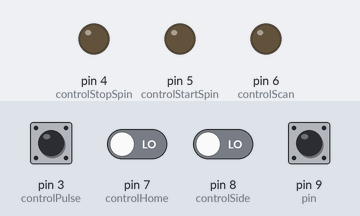
The sketch below on a simulated Arduino Uno, built with avr-gcc and run on an emulated ATmega328P. Shown: output pins drawn as LEDs (lit = HIGH). The test bench sets the inputs (shaded band); at power-on: pin 9 (pin) HIGH, pin 3 (controlPulse), pin 7 (controlHome), pin 8 (controlSide) LOW. What the sketch prints to the serial monitor is not drawn.

Above: at 1.2 s.
1.3 s: pin 9 (pin) pulled LOW for 0.15 s
At 1.42 s:
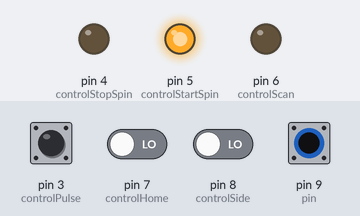
3.0 s: pin 7 (controlHome) driven HIGH
At 4.0 s:
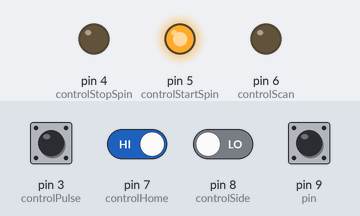
4.5 s: pin 7 (controlHome) driven LOW
At 5.4 s:
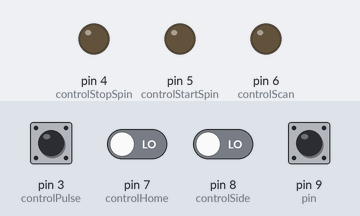
Timing chart, 0 to 7.5 s (numbered marks = the images above; inputs shaded):
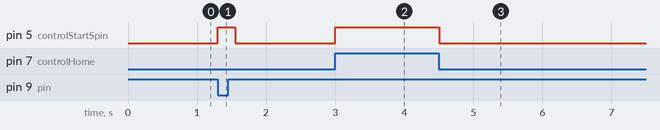

Measured:
- after the input at 1.3 s, pin 5 (controlStartSpin): LOW → HIGH at once, → LOW 0.25 s later
- after the input at 3.0 s, pin 5 (controlStartSpin): LOW → HIGH at once
- after the input at 4.5 s, pin 5 (controlStartSpin): HIGH → LOW at once

The sketch:

sketch_nov27a.ino
```cpp
//Count pulses from opto encoder on carousel until the correct record is reached
#define controlPulse 3
//Pulse to stop carosel spinning
#define controlStopSpin 4
//Take high untill home is low to start spin
#define controlStartSpin 5
//Take high to just rotate the carousel for record loading
#define controlScan 6
//Is high when the carousel is in the home position
#define controlHome 7
//Is low for side A and high for side B.
//If you want B and it's A, just do one more full rotation
#define controlSide 8
//High when a record is playing
#define pin 9
//This is a datatype that can be either "A" or "B".
enum side { A, B };
typedef enum side side;
//This is a datatype representing a record.
//It has both a side and a record number.
typedef struct {
    side side;
    int num;
} record;
int Home = 0;
int incorrectSelection = 0;//goes to one if selection is incorrect
int pulseCount = 0;//Amount of pulses on the pulse pin in one selection cycle
int currentSelection = 0;//Current record displayed on screen
int currentState = 0; //Curent state of pulse pin
int lastState = 0;//Last state of pulse pin
int errorValue = 0;//used to detect if there has been a mechanical error
//Pin Variables


void recordSelect(int id){
   /**
     * This function takes in a number assuming that:
     * * It has three digits.
     * * Its hundreds digit is 1 or 2.
     * * Its tens digit is 0-9.
     * * Its ones digit is 0-7.
     * It then returns a record corresponding to that id number.
    */
    //First, compute the digits in id:
    int digits[3];
    for (int i = 0; i < 3; i++) {
        //i % 10 always represents the ones digit of a number:
        digits[i] = id % 10;
        //Now, divide i by 10 to get rid of the last digit:
        id /= 10;
        /* This means that the next digit we add will be the digit right before the one we just added.
           Thus, digits[0] is the ones digit,
                 digits[1] is the tens digit,
             and digits[2] is the hundreds digit. */
    }

    record recordFromId;
    //This sets the side to A if the hundreds digit is 1 and B otherwise.
    recordFromId.side = (digits[2] == 1) ? A : B;
    //This sets the record number to the ones digit times 10 plus the tens digit.
    recordFromId.num = digits[0]*10+digits[1]+1;
    Serial.print(recordFromId.side);
    Serial.print(recordFromId.num);
  digitalWrite(controlStartSpin, HIGH);
  delay(250);
  if (((recordFromId.side == 0) && (digitalRead(controlSide) == HIGH)) || ((recordFromId.side == 1) && (digitalRead(controlSide) == LOW))){

     while(digitalRead(controlHome) == 1);{
      Serial.print("1");
     }
      digitalWrite(controlStartSpin, LOW);
      Serial.print(digitalRead(controlHome));
     while(digitalRead(controlHome) == 0);{
        Serial.print("2");
      }
  }
  digitalWrite(controlStartSpin, HIGH);
  Serial.print("3");
     while(digitalRead(controlHome) == 1);{                        //need to change so that you can select a record at any time and so that you can add money at any time
        delay(10);
        ++errorValue;
        Serial.print("4");
     }
       digitalWrite(controlStartSpin, LOW);
       errorValue = 0;
  while(recordFromId.num != pulseCount){
    currentState = digitalRead(controlPulse);
    if((currentState != lastState) && (currentState == 1)){
      ++pulseCount;
      delay(10);
      Serial.print(pulseCount);
    }
    lastState = currentState;
  }
  digitalWrite(controlStopSpin, HIGH);
  delay(50);
  digitalWrite(controlStopSpin, LOW);
  pulseCount = 0;
}
void setup() {
  // put your setup code here, to run once:
  Serial.begin(9600);
 pinMode(controlSide, INPUT);
  pinMode(controlHome, INPUT);
  pinMode(controlScan, OUTPUT);
  pinMode(controlStartSpin, OUTPUT);
  pinMode(controlStopSpin, OUTPUT);
  pinMode(controlPulse, INPUT);
  pinMode(pin, INPUT_PULLUP);
}

void loop() {
  // put your main code here, to run repeatedly:
  if(digitalRead(pin) == 0){
    recordSelect(291);
  }
}
```
